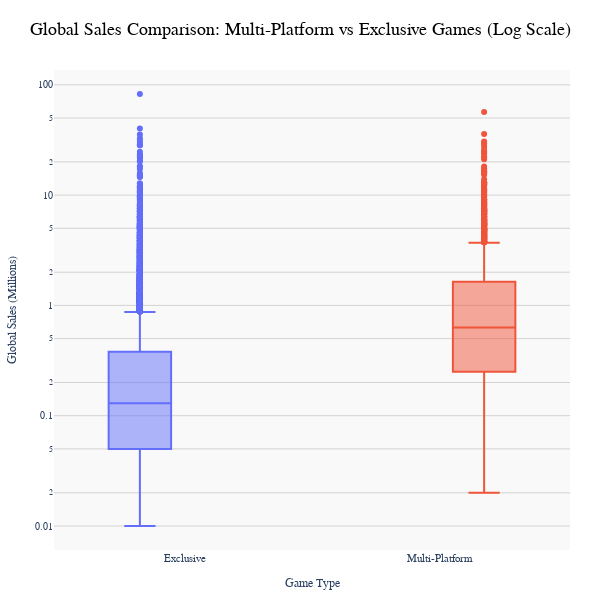

Notebook source saved alongside this figure:
### Markdown cell above
## Log Scale Justification — Handling Skewed Sales Data

Video game sales data are **highly skewed**, with most titles selling fewer than 1 million copies while a small number of blockbuster releases exceed 50–80 million.
Using a **logarithmic scale** on the y-axis compresses this extreme range, allowing for a **more meaningful visual comparison** between typical and high-performing games.
Without the log transformation, the few top-selling games dominate the chart and obscure underlying trends among the majority of titles.

By applying a log scale, the plot clearly reveals the **distribution, spread, and median differences** between multi-platform and exclusive games — highlighting genuine performance trends across both categories.

### Code cell
# Create box plot using Plotly Express
fig_box = px.box(
    df_merged,
    x='is_multiplatform',
    y='Global_Sales',
    color='is_multiplatform',
    title='Global Sales Comparison: Multi-Platform vs Exclusive Games (Log Scale)',
    labels={
        'is_multiplatform': 'Game Type',
        'Global_Sales': 'Global Sales (Millions)'
    },
    points='outliers'
)

# Customise y-axis to log scale and improve readability
fig_box.update_yaxes(
    type='log',
    title_font=dict(size=12),
    tickfont=dict(size=10),
    showgrid=True,
    gridcolor='lightgrey'
)

# Customise x-axis for clarity
fig_box.update_xaxes(
    tickvals=[False, True],
    ticktext=['Exclusive', 'Multi-Platform'],
    title_font=dict(size=12),
    tickfont=dict(size=11)
)

fig_box.update_layout(
    template='plotly_white',
    showlegend=False,
    title=dict(x=0.5, font=dict(size=18, family='Arial', color='black')),
    font=dict(size=12, family='Arial'),
    yaxis=dict(zerolinecolor='lightgrey'),
    margin=dict(l=50, r=30, t=70, b=50),
    width=600,
    height=600,  # compact height
    boxmode='group',
    plot_bgcolor='rgba(245,245,245,0.6)',
    paper_bgcolor='white',
    annotations=[
        dict(
            text="Log scale reveals clearer comparison; multi-platform games show higher medians and spread.",
            xref="paper", yref="paper",
            x=0.5, y=-0.25,
            showarrow=False,
            font=dict(size=11, color="gray")
        )
    ]
)

fig_box.show()

### Figure 1 — Plotly figure (JSON) as saved in the notebook; plotly's stock layout.template omitted (floating-point values rounded to 4 significant figures; data arrays with more than 128 entries replaced by an {"elided": "..."} marker saying what was removed)
{"data": [{"alignmentgroup": "True", "boxpoints": "outliers", "hovertemplate": "Game Type=%{x}<br>Global Sales (Millions)=%{y}<extra></extra>", "legendgroup": "False", "marker": {"color": "#636efa"}, "name": "False", "notched": false, "offsetgroup": "False", "orientation": "v", "showlegend": true, "type": "box", "x": {"elided": "9255 bool values"}, "x0": " ", "xaxis": "x", "y": {"elided": "9255 float values"}, "y0": " ", "yaxis": "y"}, {"alignmentgroup": "True", "boxpoints": "outliers", "hovertemplate": "Game Type=%{x}<br>Global Sales (Millions)=%{y}<extra></extra>", "legendgroup": "True", "marker": {"color": "#EF553B"}, "name": "True", "notched": false, "offsetgroup": "True", "orientation": "v", "showlegend": true, "type": "box", "x": {"elided": "2647 bool values"}, "x0": " ", "xaxis": "x", "y": {"elided": "2647 float values"}, "y0": " ", "yaxis": "y"}], "layout": {"annotations": [{"font": {"color": "gray", "size": 11}, "showarrow": false, "text": "Log scale reveals clearer comparison; multi-platform games show higher medians and spread.", "x": 0.5, "xref": "paper", "y": -0.25, "yref": "paper"}], "boxmode": "group", "font": {"family": "Arial", "size": 12}, "height": 600, "legend": {"title": {"text": "Game Type"}, "tracegroupgap": 0}, "margin": {"b": 50, "l": 50, "r": 30, "t": 70}, "paper_bgcolor": "white", "plot_bgcolor": "rgba(245,245,245,0.6)", "showlegend": false, "title": {"font": {"color": "black", "family": "Arial", "size": 18}, "text": "Global Sales Comparison: Multi-Platform vs Exclusive Games (Log Scale)", "x": 0.5}, "width": 600, "xaxis": {"anchor": "y", "categoryarray": [false, true], "categoryorder": "array", "domain": [0, 1], "tickfont": {"size": 11}, "ticktext": ["Exclusive", "Multi-Platform"], "tickvals": [false, true], "title": {"font": {"size": 12}, "text": "Game Type"}}, "yaxis": {"anchor": "x", "domain": [0, 1], "gridcolor": "lightgrey", "showgrid": true, "tickfont": {"size": 10}, "title": {"font": {"size": 12}, "text": "Global Sales (Millions)"}, "type": "log", "zerolinecolor": "lightgrey"}}}
